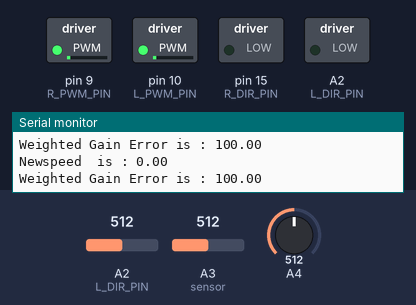
A sketch run on a simulated Arduino Uno, built with avr-gcc and run on an emulated ATmega328P. Shown: switched loads named in the sketch (green lamp = pin HIGH), the last lines printed to the serial monitor. The test bench sets the inputs (shaded band); at power-on: A2 (L_DIR_PIN) = 512, A4 = 512, A3 (sensor) = 512.

Above: at 1.2 s.
1.3 s: A2 (L_DIR_PIN) set to 667
2.8 s: A2 (L_DIR_PIN) set to 695
At 3.9 s:
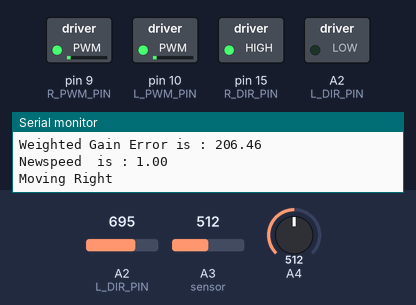
4.4 s: A2 (L_DIR_PIN) set to 122
At 4.7 s:
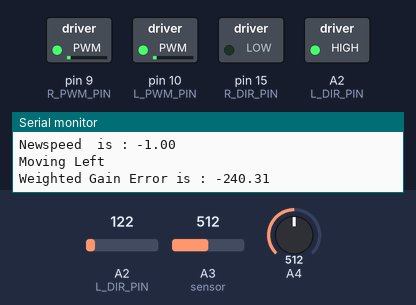
5.9 s: A4 set to 461
8.9 s: A4 set to 432
At 9.6 s:
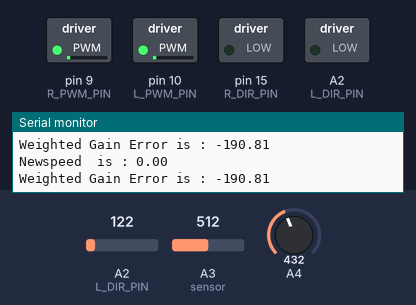
11.9 s: A3 (sensor) set to 987
14.9 s: A3 (sensor) set to 1005
Timing chart, 0 to 17.4 s (numbered marks = the images above; inputs shaded):
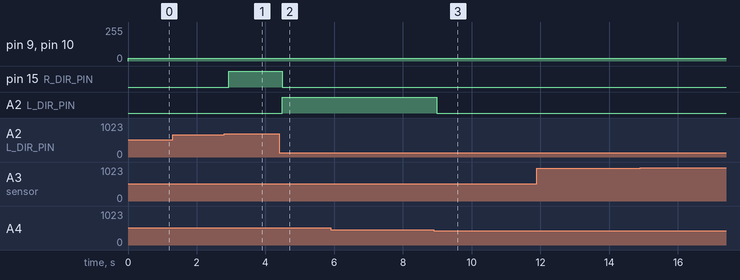

The sketch:

Proportional_Control.ino
```cpp
//#include <Romi32U4.h>
//Romi32U4Encoders encoders;


#define L_PWM_PIN 10
#define L_DIR_PIN 16
#define R_PWM_PIN  9
#define R_DIR_PIN 15


int weightsArray[] = {1000, 2000, 3000};
float setPoint = 1900;
int maxSpeed = 30;
int minSpeed = 21;
int right_speed = 0;
int left_speed = 0;

double Kp = 0.005;
double Ki = 0.0002;
double Kd = 1.0;
double proportional = 0.0;
double errorIntegral = 0.0;
double errorDerivative = 0.0;
float lastError = 0.0;
float mP = 0.1;


float angleDeg, angleRad;
float xProj, yProj;
float theta = 0.0;
float distancePerCount = 0.015;
int wheelDistance = 14;
float meanDistance;

float d = 0.0;
float finalRightMotor = 0.0;

void setup() {

  pinMode(A2, INPUT);
  pinMode(A3, INPUT);
  pinMode(A4, INPUT);
  pinMode( L_PWM_PIN, OUTPUT );
  pinMode( L_DIR_PIN, OUTPUT );
  pinMode( R_PWM_PIN, OUTPUT );
  pinMode( R_DIR_PIN, OUTPUT );

  moveForward();
  Serial.begin(9600);
  //delay(1500);
  //Serial.println("Calibrating the set point ....");
  /*while(1){
      motor_drive(minSpeed, minSpeed);
      moveForward();
    }*/
}


void loop(){
                                                                //Serial.println("Weighted Gain is : " + String(calcWeightedMean()));
  if(identifiedWhite()){ //getValues();
      moveForward();
      motor_drive(30, 30);
    }
    else{
                                                                //Serial.println("BLACK IDENTIFIED");
        //motor_drive(0, 0);

        double error = calcWeightedMean() - setPoint;
                                                                Serial.println("Weighted Gain Error is : " + String(error));
        double controlInput = calcPidGain(error);

                                                                //Serial.println("Control Input is : " + String(controlInput));
        calcNewTurn(controlInput);
        //calc_turn(pidErr);
    }
    //delay(100);
}

void calcNewTurn(double inputVal){
    //double inputVal = mP * inputVal;
    Serial.println("Newspeed  is : " + String(inputVal));
    //delay(500);
    if(inputVal < 0){
        moveLeft();
        analogWrite( L_PWM_PIN, minSpeed - inputVal);
        analogWrite( R_PWM_PIN, minSpeed - inputVal);
      }else if(inputVal > 0){
          moveRight();
          analogWrite( L_PWM_PIN, minSpeed + inputVal);
          analogWrite( R_PWM_PIN, minSpeed + inputVal);
        }
        else{
          moveForward();
          analogWrite( L_PWM_PIN, minSpeed);
          analogWrite( R_PWM_PIN, minSpeed);
        }
  }

void moveForward(){
  //Serial.println("Forward");
     digitalWrite( L_DIR_PIN, LOW  );
     digitalWrite( R_DIR_PIN, LOW );
  }
  void moveLeft(){
     Serial.println("Moving Left");
     digitalWrite( L_DIR_PIN, HIGH  );
     digitalWrite( R_DIR_PIN, LOW );
     //getValues();
     //delay(200);
  }
  void moveRight(){
    Serial.println("Moving Right");
     digitalWrite( L_DIR_PIN, LOW  );
     digitalWrite( R_DIR_PIN, HIGH );
     //delay(200);
  }

void motor_drive(int rs, int ls){                                        // Drive motors according to the calculated values for a turn
  analogWrite(L_PWM_PIN, ls);
  analogWrite(R_PWM_PIN, rs);
  //delay(50); // Optional
}


int calcPidGain(float currentErr){
                                                                         //Serial.println("Current Error is : " + String(currentErr));
                                                                         //Serial.println("Error integral is : " + String(errorIntegral));
                                                                         //Serial.println("Error derivative is : " + String(errorDerivative));
    proportional = currentErr;
    //errorIntegral =  currentErr + errorIntegral;
    //errorDerivative =  currentErr - lastError;
    //lastError = currentErr;
                                                                         //Serial.println("Last Error is : " + String(lastError));
  return int(proportional * Kp + errorIntegral * Ki + errorDerivative * Kd);
 }


void calc_turn(int error_value){
  if (error_value< (-1 * maxSpeed) ){
      error_value = -1 * maxSpeed;
   }
  if (error_value>= maxSpeed){
      error_value = maxSpeed;
   }
   // If error_value is less than zero calculate right turn speed values
  if (error_value< 0){
      left_speed = maxSpeed + error_value;
      right_speed = maxSpeed;
   }
   // Iferror_value is greater than zero calculate left turn values
  else{
      left_speed = maxSpeed;
      right_speed = maxSpeed - error_value;
   }
   motor_drive(right_speed, left_speed);
}


float calcWeightedMean(){
   float lS =  analogRead(A4);  // left sensor towards pin 5
   float mS =  analogRead(A3); // middle sensor
   float rS =  analogRead(A2); // right sensor towards ground
   float pos = ( weightsArray[0] * lS + weightsArray[1] * mS + weightsArray[2] * rS ) / (lS + mS + rS);
   return pos;
  }

bool identifiedWhite(){
    return (analogRead(A4) < 550) and (analogRead(A3) < 300) and (analogRead(A2) < 550) ;
  }


void getValues(){
  //Serial.println("Left: " + String(analogRead(A4)) + "\t" +  "Middle : " + "\t" + String(analogRead(A3)) + "Right: " +"\t" + String(analogRead(A2)));
  }
```

Measured:
- the behaviour switches between 682 and 683 on A2 (L_DIR_PIN) (found by bisection; images 0 and 1)
- the behaviour switches between 446 and 445 on A4 (found by bisection; images 2 and 3)
- after the input at 2.8 s, pin 9 (R_PWM_PIN), pin 10 (L_PWM_PIN): 21/255 → 22/255 after 0.12 s; pin 15 (R_DIR_PIN): LOW → HIGH after 0.12 s
- after the input at 4.4 s, pin 15 (R_DIR_PIN): HIGH → LOW after 0.08 s; A2 (L_DIR_PIN): LOW → HIGH after 0.08 s
- after the input at 8.9 s, pin 9 (R_PWM_PIN), pin 10 (L_PWM_PIN): 22/255 → 21/255 after 0.09 s; A2 (L_DIR_PIN): HIGH → LOW after 0.09 s
